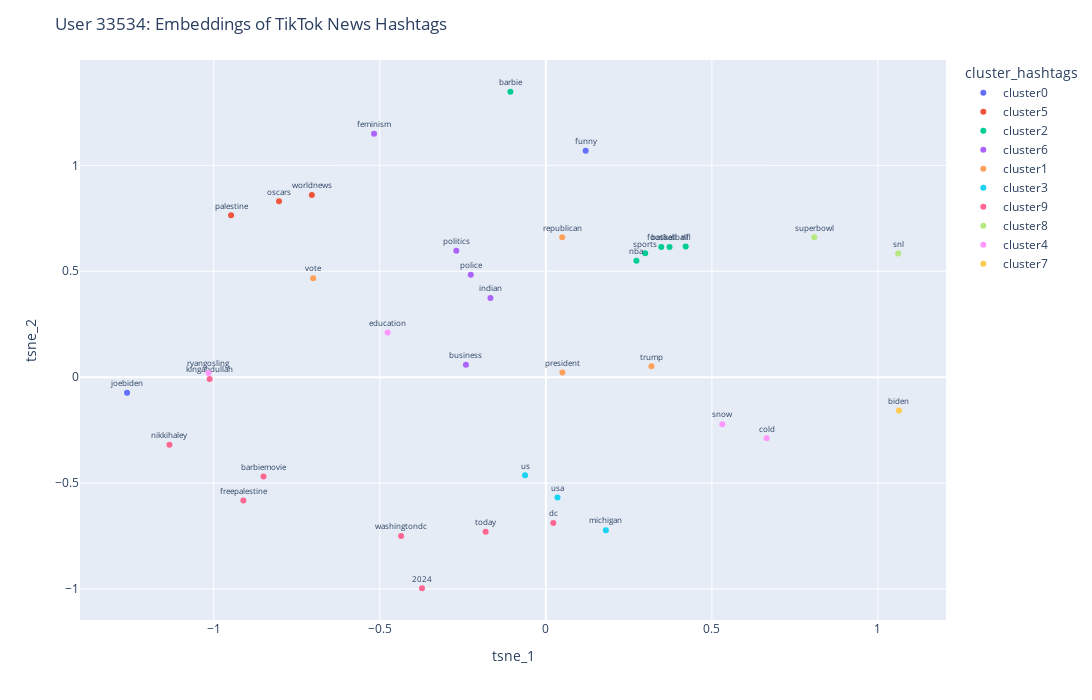

The cell this chart's notebook holds for it:
### Code cell
visualize_tsne("33534", "hashtags", 10,1)

### Figure 1 — Plotly figure (JSON) as saved in the notebook; plotly's stock layout.template omitted (floating-point values rounded to 4 significant figures)
{"data": [{"hovertemplate": "cluster_hashtags=cluster0<br>tsne_1=%{x}<br>tsne_2=%{y}<br>hashtags=%{text}<extra></extra>", "legendgroup": "cluster0", "marker": {"color": "#636efa", "symbol": "circle"}, "mode": "markers+text", "name": "cluster0", "orientation": "v", "showlegend": true, "text": ["joebiden", "funny"], "textfont": {"size": 8}, "textposition": "top center", "type": "scatter", "x": [-1.261, 0.1199], "xaxis": "x", "y": [-0.07355, 1.069], "yaxis": "y"}, {"hovertemplate": "cluster_hashtags=cluster5<br>tsne_1=%{x}<br>tsne_2=%{y}<br>hashtags=%{text}<extra></extra>", "legendgroup": "cluster5", "marker": {"color": "#EF553B", "symbol": "circle"}, "mode": "markers+text", "name": "cluster5", "orientation": "v", "showlegend": true, "text": ["oscars", "worldnews", "palestine"], "textfont": {"size": 8}, "textposition": "top center", "type": "scatter", "x": [-0.8035, -0.7047, -0.948], "xaxis": "x", "y": [0.8303, 0.8597, 0.7638], "yaxis": "y"}, {"hovertemplate": "cluster_hashtags=cluster2<br>tsne_1=%{x}<br>tsne_2=%{y}<br>hashtags=%{text}<extra></extra>", "legendgroup": "cluster2", "marker": {"color": "#00cc96", "symbol": "circle"}, "mode": "markers+text", "name": "cluster2", "orientation": "v", "showlegend": true, "text": ["basketball", "barbie", "sports", "nfl", "football", "nba"], "textfont": {"size": 8}, "textposition": "top center", "type": "scatter", "x": [0.3724, -0.1069, 0.2991, 0.421, 0.3475, 0.2727], "xaxis": "x", "y": [0.6148, 1.347, 0.5847, 0.6161, 0.6148, 0.5493], "yaxis": "y"}, {"hovertemplate": "cluster_hashtags=cluster6<br>tsne_1=%{x}<br>tsne_2=%{y}<br>hashtags=%{text}<extra></extra>", "legendgroup": "cluster6", "marker": {"color": "#ab63fa", "symbol": "circle"}, "mode": "markers+text", "name": "cluster6", "orientation": "v", "showlegend": true, "text": ["police", "politics", "feminism", "indian", "business"], "textfont": {"size": 8}, "textposition": "top center", "type": "scatter", "x": [-0.226, -0.2697, -0.5173, -0.1668, -0.2407], "xaxis": "x", "y": [0.4831, 0.5965, 1.149, 0.3732, 0.05803], "yaxis": "y"}, {"hovertemplate": "cluster_hashtags=cluster1<br>tsne_1=%{x}<br>tsne_2=%{y}<br>hashtags=%{text}<extra></extra>", "legendgroup": "cluster1", "marker": {"color": "#FFA15A", "symbol": "circle"}, "mode": "markers+text", "name": "cluster1", "orientation": "v", "showlegend": true, "text": ["republican", "trump", "vote", "president"], "textfont": {"size": 8}, "textposition": "top center", "type": "scatter", "x": [0.04916, 0.3178, -0.7007, 0.04986], "xaxis": "x", "y": [0.6599, 0.05137, 0.4671, 0.02249], "yaxis": "y"}, {"hovertemplate": "cluster_hashtags=cluster3<br>tsne_1=%{x}<br>tsne_2=%{y}<br>hashtags=%{text}<extra></extra>", "legendgroup": "cluster3", "marker": {"color": "#19d3f3", "symbol": "circle"}, "mode": "markers+text", "name": "cluster3", "orientation": "v", "showlegend": true, "text": ["us", "usa", "michigan"], "textfont": {"size": 8}, "textposition": "top center", "type": "scatter", "x": [-0.06278, 0.0351, 0.1807], "xaxis": "x", "y": [-0.4634, -0.5683, -0.7224], "yaxis": "y"}, {"hovertemplate": "cluster_hashtags=cluster9<br>tsne_1=%{x}<br>tsne_2=%{y}<br>hashtags=%{text}<extra></extra>", "legendgroup": "cluster9", "marker": {"color": "#FF6692", "symbol": "circle"}, "mode": "markers+text", "name": "cluster9", "orientation": "v", "showlegend": true, "text": ["dc", "freepalestine", "barbiemovie", "2024", "today", "kingabdullah", "nikkihaley", "washingtondc"], "textfont": {"size": 8}, "textposition": "top center", "type": "scatter", "x": [0.02237, -0.9109, -0.8502, -0.373, -0.1814, -1.012, -1.133, -0.4359], "xaxis": "x", "y": [-0.6889, -0.5823, -0.4685, -0.9964, -0.7301, -0.008246, -0.3193, -0.7497], "yaxis": "y"}, {"hovertemplate": "cluster_hashtags=cluster8<br>tsne_1=%{x}<br>tsne_2=%{y}<br>hashtags=%{text}<extra></extra>", "legendgroup": "cluster8", "marker": {"color": "#B6E880", "symbol": "circle"}, "mode": "markers+text", "name": "cluster8", "orientation": "v", "showlegend": true, "text": ["superbowl", "snl"], "textfont": {"size": 8}, "textposition": "top center", "type": "scatter", "x": [0.8081, 1.061], "xaxis": "x", "y": [0.66, 0.5837], "yaxis": "y"}, {"hovertemplate": "cluster_hashtags=cluster4<br>tsne_1=%{x}<br>tsne_2=%{y}<br>hashtags=%{text}<extra></extra>", "legendgroup": "cluster4", "marker": {"color": "#FF97FF", "symbol": "circle"}, "mode": "markers+text", "name": "cluster4", "orientation": "v", "showlegend": true, "text": ["snow", "education", "ryangosling", "cold"], "textfont": {"size": 8}, "textposition": "top center", "type": "scatter", "x": [0.5313, -0.4766, -1.016, 0.6647], "xaxis": "x", "y": [-0.2217, 0.2107, 0.02007, -0.2887], "yaxis": "y"}, {"hovertemplate": "cluster_hashtags=cluster7<br>tsne_1=%{x}<br>tsne_2=%{y}<br>hashtags=%{text}<extra></extra>", "legendgroup": "cluster7", "marker": {"color": "#FECB52", "symbol": "circle"}, "mode": "markers+text", "name": "cluster7", "orientation": "v", "showlegend": true, "text": ["biden"], "textfont": {"size": 8}, "textposition": "top center", "type": "scatter", "x": [1.063], "xaxis": "x", "y": [-0.1577], "yaxis": "y"}], "layout": {"height": 700, "legend": {"title": {"text": "cluster_hashtags"}, "tracegroupgap": 0}, "margin": {"t": 60}, "title": {"text": "User 33534: Embeddings of TikTok News Hashtags"}, "width": 1100, "xaxis": {"anchor": "y", "domain": [0, 1], "title": {"text": "tsne_1"}}, "yaxis": {"anchor": "x", "domain": [0, 1], "title": {"text": "tsne_2"}}}}
